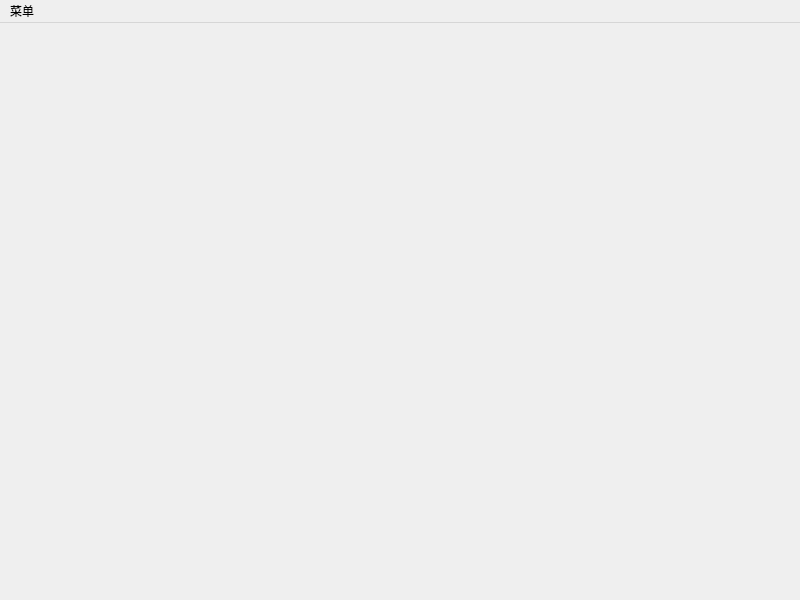
<?xml version="1.0" encoding="UTF-8"?>
<ui version="4.0">
 <class>MainScene</class>
 <widget class="QMainWindow" name="MainScene">
  <property name="geometry">
   <rect>
    <x>0</x>
    <y>0</y>
    <width>800</width>
    <height>600</height>
   </rect>
  </property>
  <property name="windowTitle">
   <string>MainScene</string>
  </property>
  <widget class="QWidget" name="centralwidget"/>
  <widget class="QMenuBar" name="menubar">
   <property name="geometry">
    <rect>
     <x>0</x>
     <y>0</y>
     <width>800</width>
     <height>24</height>
    </rect>
   </property>
   <widget class="QMenu" name="menu">
    <property name="title">
     <string>菜单</string>
    </property>
    <addaction name="actionQuit"/>
   </widget>
   <addaction name="menu"/>
  </widget>
  <action name="actionQuit">
   <property name="text">
    <string>退出</string>
   </property>
  </action>
  <action name="actionback">
   <property name="text">
    <string>返回</string>
   </property>
   <property name="visible">
    <bool>true</bool>
   </property>
  </action>
 </widget>
 <resources/>
 <connections/>
</ui>
